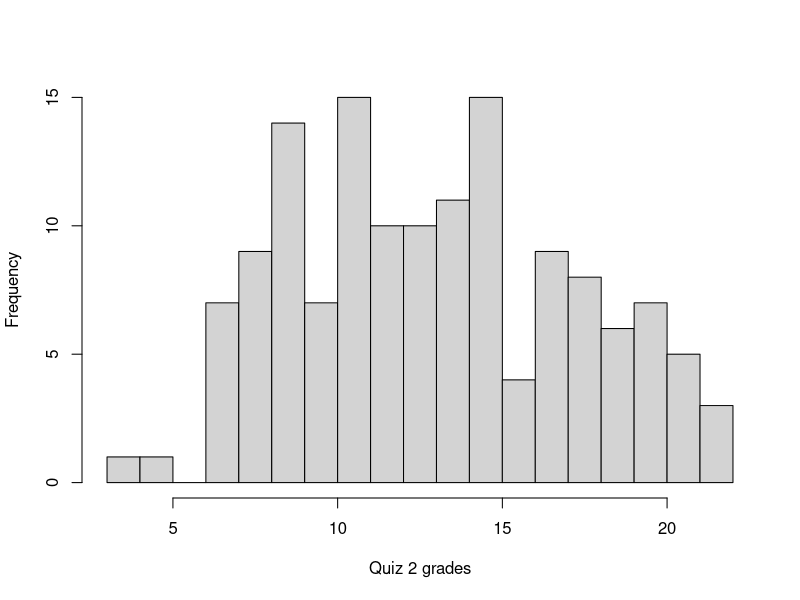
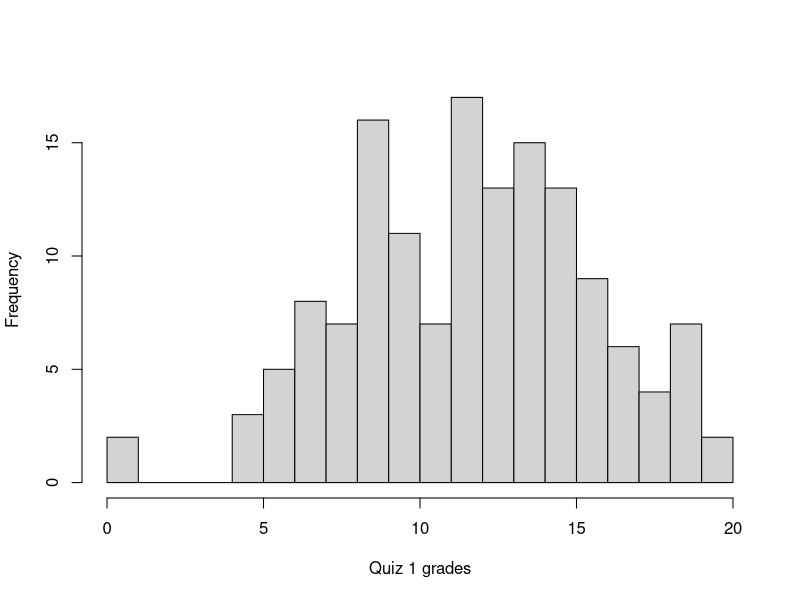
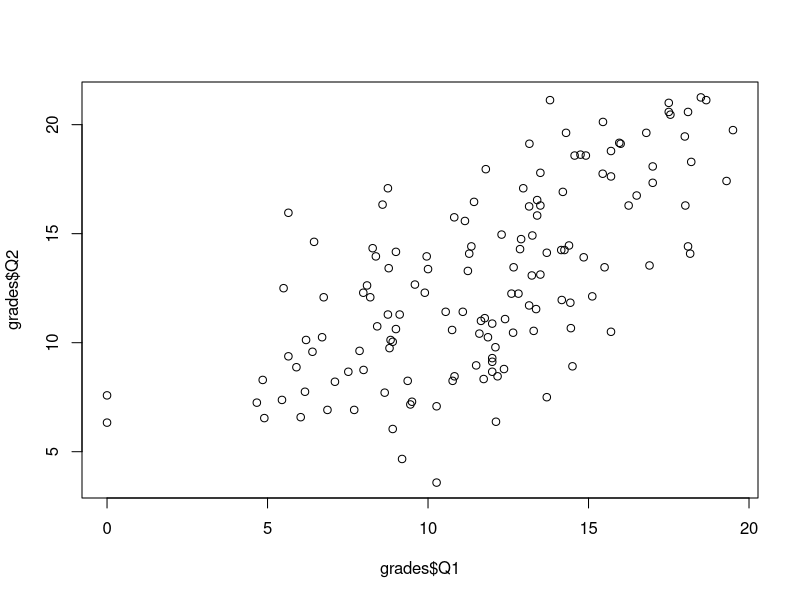
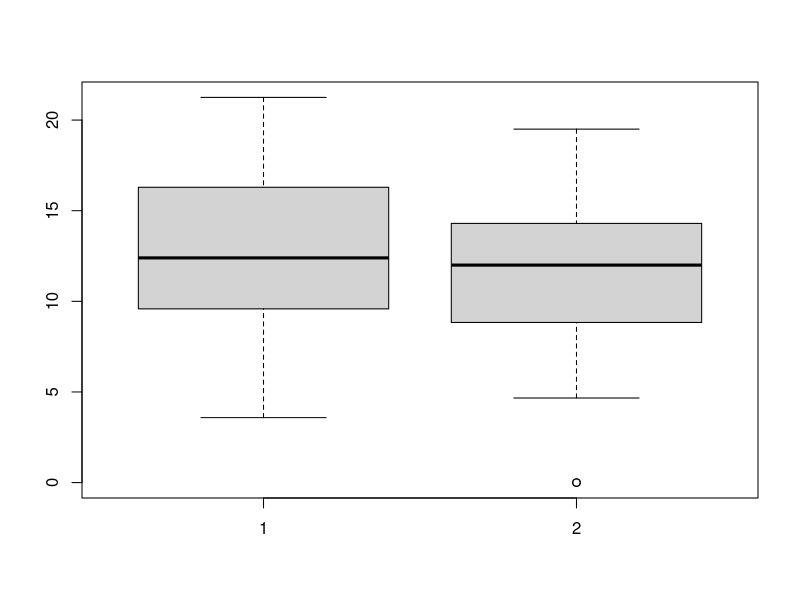

Here is the R script that generated these plots, in order:
grades<-read.table("quizzes1_2.txt", header=TRUE)
str(grades)
hist(grades$Q2, breaks=22, xlab="Quiz 2 grades", main=NULL)
summary(grades$Q2)
summary(grades$Q1)
hist(grades$Q1, breaks=22, xlab="Quiz 1 grades", main=NULL)
plot(grades$Q2~grades$Q1)
model<-lm(grades$Q2~grades$Q1)
summary(model)
boxplot(grades$Q2, grades$Q1)
